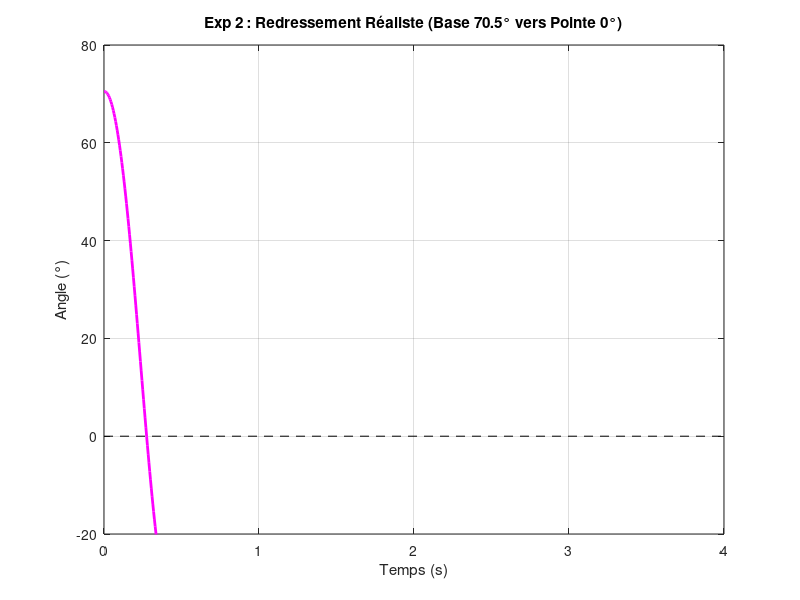

Write the MATLAB code that produced this figure.
%% Expérience 2 : Redressement Réaliste (70.5° -> 0°)
clear all; close all; clc;

% --- Paramètres Physiques Réels ---
g = 9.81; 
mb = 0.5;       % 500g
lb = 0.075;      % Distance CG
Ieq = 0.006;     % Inertie réaliste (évite les vitesses infinies)
Cb = 0.001;      % Amortissement mécanique

% --- Configuration ---
dt = 0.005; t_final = 4; n_steps = t_final/dt;
theta = zeros(1, n_steps); theta_dot = zeros(1, n_steps); time = zeros(1, n_steps);
theta(1) = deg2rad(70.5); % Angle de départ (posé sur une face)

% --- Commande ---
% On utilise un couple POSITIF pour remonter vers 0
Tm_kick = 0.10;        % Couple max réel d'un EMAX RS2205
duration_kick = 0.500;  % On pousse pendant 500ms pour vaincre la gravité

for k = 1:n_steps-1
    if time(k) < duration_kick
        Tm = Tm_kick; 
    else
        % PID de stabilisation une fois proche de la verticale
        Kp = 7; Kd = 1.8;
        error = 0 - theta(k);
        Tm_pid = Kp*error - Kd*theta_dot(k);
        Tm = max(min(Tm_pid, 0.10), -0.10); 
    end
    
    % Équation : Accélération = (Couple Gravité + Couple Moteur - Friction) / Inertie
    theta_ddot = (-mb*g*lb * sin(theta(k)) + Tm - Cb*theta_dot(k)) / Ieq;
    
    % Intégration
    theta_dot(k+1) = theta_dot(k) + theta_ddot * dt;
    theta(k+1) = theta(k) + theta_dot(k) * dt;
    time(k+1) = time(k) + dt;
    
    % Sécurité pour le graphique
    if rad2deg(theta(k+1)) < -30 || rad2deg(theta(k+1)) > 100; break; end
end

% --- Affichage ---
figure('Color', 'w');
plot(time(1:k), rad2deg(theta(1:k)), 'm', 'LineWidth', 2);
grid on; hold on;
line([0 t_final], [0 0], 'Color', 'k', 'LineStyle', '--');
title('Exp 2 : Redressement Réaliste (Base 70.5° vers Pointe 0°)');
xlabel('Temps (s)'); ylabel('Angle (°)');
ylim([-20 80]);
